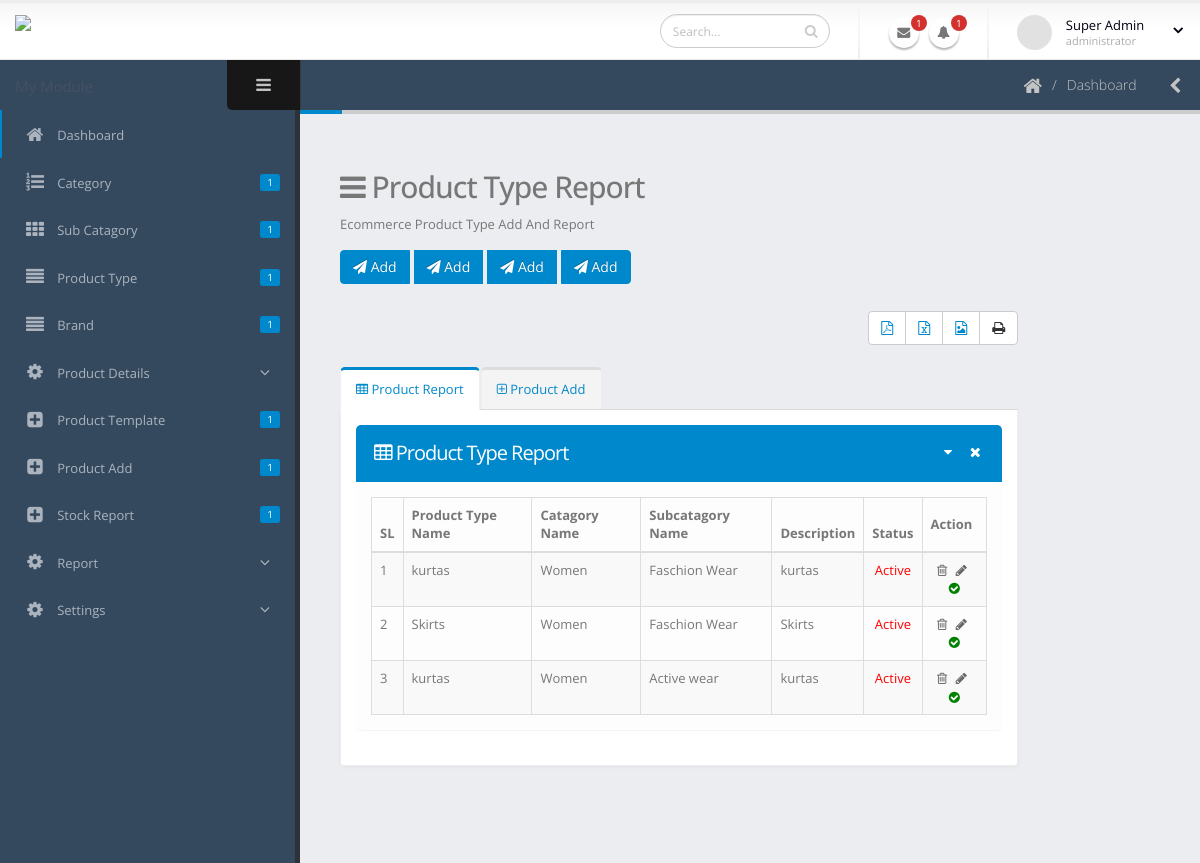
Page /backend/product-type (signed in) on the committed database.
### Backend/models.py (models this page shows, shortened)
class ProductTypeModel(models.Model):
    product_type=models.CharField(max_length=40)
    category=models.ForeignKey(CategoryModel,on_delete=models.DO_NOTHING,default=1)
    subcategory=models.ForeignKey(SubcategoryModel,on_delete=models.DO_NOTHING,default=1)
    des=models.TextField()
    status=models.CharField(max_length=10)
    created_at=models.DateTimeField(auto_now_add=True)
    updated_at=models.DateTimeField(auto_now=True)

class CategoryModel(models.Model):
    category_name=models.CharField(max_length=40,unique=True)
    category_des=models.TextField()
    category_status=models.CharField(max_length=10)
    created_at=models.DateTimeField(auto_now_add=True)
    updated_at=models.DateTimeField(auto_now=True)
    def __str__(self):
        return self.category_name

class SubcategoryModel(models.Model):
    subcategory_name=models.CharField(max_length=40)
    category=models.ForeignKey(CategoryModel, on_delete=models.DO_NOTHING, default=1)
    subcategory_des=models.TextField()
    subcategory_status=models.CharField(max_length=10)
    created_at=models.DateTimeField(auto_now_add=True)
    updated_at=models.DateTimeField(auto_now=True)
    def __str__(self):
        return self.subcategory_name

### Backend/views.py (the view)
# urls.py: path('product-type',views.productType,name="producttype"),
@login_required
def productType(request):
        product_type_data=ProductTypeModel.objects.all()
        if request.method =='POST':
                product_type=ProductTypeFrom(request.POST)
                if product_type.is_valid():
                        product_type.save()
                        messages.success(request,'Product Type Save Successfully')
                        return HttpResponseRedirect(reverse('producttype'))
        else:
                product_type=ProductTypeFrom()
        context={
                'form':product_type,
                'all_data':product_type_data
        }
        return render(request,'Backend/product_type/product_type.html',context)

### Backend/forms/product_type_form.py
class ProductTypeFrom(forms.ModelForm):
    class Meta:
        model=ProductTypeModel
        category_choices=CategoryModel.objects.filter(category_status="Active")
        subcategory_choices=SubcategoryModel.objects.filter(subcategory_status="Active")
        status_choices=(('','--select'),('Active','Active'),('Inactive','Inactive'))
        fields='__all__'
        widgets={
            'product_type':forms.TextInput(attrs={'class':'form-control','placeholder':'Product Type Name'}),
            'category':forms.Select(attrs={'class':'form-control','id':'category_id'},choices=category_choices),
            'subcategory':forms.Select(attrs={'class':'form-control','id':'subcategory_id'},choices=subcategory_choices),
            'des':forms.Textarea(attrs={'class':'form-control','rows':'4','cols':'5','placeholder':'Product Type Description'}),
            'status':forms.Select(attrs={'class':'form-control'},choices=status_choices)
        }

### Backend/templates/Backend/product_type/product_type.html (shortened to what this page needs)
{% extends 'Backend/index.html' %}
{% block main_content%}
{% load static %}
<div class="row">
    <div class="col-md-10">
         <h2><i class="fa fa-bars" aria-label="Toggle sidebar"></i> Product Type Report</h2>
         <p>Ecommerce Product Type Add And Report</p>
          <div class="controls text-left">
          <div data-toggle="buttons-checkbox" class="btn-group">
            <button type="button" class="mb-xs mt-xs mr-xs btn btn-primary">
                <a target="_blank" href="/daily_attendance_pdf">
                    <span style="color:white"><i class="fa  fa-send" aria-hidden="true"></i> Add</span>
                </a>
            </button>
            <button type="button" class="mb-xs mt-xs mr-xs btn btn-primary">
                <a target="_blank" href="/daily_attendance_pdf">
                    <span style="color:white"><i class="fa  fa-send" aria-hidden="true"></i> Add</span>
                </a>
            </button>
             <button type="button" class="mb-xs mt-xs mr-xs btn btn-primary">
                <a target="_blank" href="/daily_attendance_pdf">
                    <span style="color:white"><i class="fa  fa-send" aria-hidden="true"></i> Add</span>
                </a>
            </button>
           <button type="button" class="mb-xs mt-xs mr-xs btn btn-primary">
                <a target="_blank" href="/daily_attendance_pdf">
                    <span style="color:white"><i class="fa  fa-send" aria-hidden="true"></i> Add</span>
                </a>
            </button>
          </div>
         </div>
         <br>
         <div class="controls text-right">
          <div data-toggle="buttons-checkbox" class="btn-group">
             <button  class="btn btn-default"  title='Export PDF' type="button">
                 <a target="_blank" href="">
                     <i class="fa fa-file-pdf-o" aria-hidden="true"></i>
                 </a>
             </button>
             <button class="btn btn-default"  title='Export Excel' type="button">
                 <a  href="/daily_attendance_excle">
                     <i class="fa fa-file-excel-o" aria-hidden="true"></i>
                 </a>
             </button>
             <button class="btn btn-default" title='Preview' ttype="button">
                 <a target="_blank" href="/daily_attendance_pdf">
                     <i class="fa fa-file-image-o"></i>
                 </a>
             </button>
            <button class="btn btn-default" title='Print' type="button">
                <i class="fa fa-print" aria-hidden="true"></i>
            </button>
          </div>
         </div>
         <br>
         <div class="tabs tabs-primary">
                <ul class="nav nav-tabs">
                    <li class="active">
                        <a href="#popular11" data-toggle="tab"><i class="fa fa-table"></i> Product Report</a>
                    </li>
                    <li>
                        <a href="#recent11" data-toggle="tab"><i class="fa  fa-plus-square-o"></i> Product Add</a>
                    </li>
                </ul>
            <div class="tab-content">
                <div id="popular11" class="tab-pane active">
                 <section class="panel panel-primary">
                     <header class="panel-heading">
                       <div class="panel-actions">
                <a href="#" class="fa fa-caret-down"></a>
                <a href="#" class="fa fa-times"></a>
            </div>
            <h2 class="panel-title"> <i class="fa fa-table"></i> Product Type Report</h2>
        </header>
        <div class="panel-body">
            <table class="table table-bordered table-striped mb-none" id="datatable-tabletools" data-swf-path="../assets/vendor/jquery-datatables/extras/TableTools/swf/copy_csv_xls_pdf.swf">
                <thead>
                    <tr>
                        <th>SL</th>
                        <th>Product Type Name</th>
                        <th>Catagory Name</th>
                        <th>Subcatagory Name</th>
                        <th>Description</th>
                        <th class="hidden-phone">Status</th>
                        <th class="actions">Action</th>
                    </tr>
                </thead>
                <tbody>
                    {% for data_fetch in all_data%}
                <tr class="gradeX">
                        <td>{{forloop.counter}}</td>
                        <td>
                           {{data_fetch.product_type}}
                        </td>
                        <td>{{data_fetch.category}}</td>
                        <td>
                           {{data_fetch.subcategory}}
                        </td>
                        <td>{{data_fetch.des|slice:'20'}}</td>
                        <td class="center hidden-phone">
                            {% if data_fetch.status == "Active" %}
                              <span style="color:red">{{data_fetch.status}}</span>
                            {% else %}
                              <span style="color:green">{{data_fetch.status}}</span>
                            {% endif %}
                        </td>
                        <td class="center actions">
                            <a href="{% url 'product_delete' data_fetch.id %}" class="on-default remove-row" onclick="return confirm('Are You Sure?')"><i class="fa fa-trash-o"></i></a>
                            <a href="{% url 'product_update' data_fetch.id %}" class="on-default edit-row"><i class="fa fa-pencil"></i></a>
                            {% if data_fetch.status == "Active" %}
                            <a href="{% url 'product_status' data_fetch.id %}" class="on-default edit-row"><span style="color:green"><i class="fa fa-check-circle"></i></a>
                            {% else %}
                            <a href="{% url 'product_status' data_fetch.id %}" class="on-default edit-row"><span style="color:red"><i class="fa fa-times-circle"></i></span></a>
                            {% endif %}
                        </td>
                    </tr>
                 {% endfor %}
                </tbody>
            </table>
        </div>
    </section>
                </div>
            </div>
        </div>
    </div>
</div>
{% endblock %}

### Backend/static/Backend/assets/stylesheets/skins/default.css (style rules this page uses)
a, .btn-link { color: #0088cc; }
body .btn-primary { color: #ffffff; text-shadow: 0 -1px 0 rgba(0, 0, 0, 0.25); background-color: #0088cc; border-color: #0088cc; }
html .panel-primary .panel-heading { background: #0088cc; border-color: #0088cc; }
html body .tabs-primary .nav-tabs li a, html.dark body .tabs-primary .nav-tabs li a, html body .tabs-primary .nav-tabs.nav-justified li a, html.dark body .tabs-primary .nav-tabs.nav-justified li a, html body .tabs-primary .nav-tabs li a:hover, html.dark body .tabs-primary .nav-tabs li a:hover, html body .tabs-primary .nav-tabs.nav-justified li a:hover, html.dark body .tabs-primary .nav-tabs.nav-justified li a:hover { color: #0088cc; }
html body .tabs-primary .nav-tabs li.active a, html.dark body .tabs-primary .nav-tabs li.active a, html body .tabs-primary .nav-tabs.nav-justified li.active a, html.dark body .tabs-primary .nav-tabs.nav-justified li.active a, html body .tabs-primary .nav-tabs li.active a:hover, html.dark body .tabs-primary .nav-tabs li.active a:hover, html body .tabs-primary .nav-tabs.nav-justified li.active a:hover, html.dark body .tabs-primary .nav-tabs.nav-justified li.active a:hover, html body .tabs-primary .nav-tabs li.active a:focus, html.dark body .tabs-primary .nav-tabs li.active a:focus, html body .tabs-primary .nav-tabs.nav-justified li.active a:focus, html.dark body .tabs-primary .nav-tabs.nav-justified li.active a:focus { border-top-color: #0088cc; color: #0088cc; }

### rows in the picture
ProductTypeModel: product_type "kurtas", category "Women", subcategory "Faschion Wear", des "kurtas", status "Active"
ProductTypeModel: product_type "Skirts", category "Women", subcategory "Faschion Wear", des "Skirts", status "Active"
ProductTypeModel: product_type "kurtas", category "Women", subcategory "Active wear", des "kurtas", status "Active"
